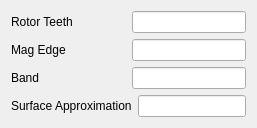
                    <widget class="QWidget" name="tab_18">
                     <attribute name="title">
                      <string>mesh</string>
                     </attribute>
                     <layout class="QVBoxLayout" name="verticalLayout_24">
                      <item>
                       <layout class="QHBoxLayout" name="horizontalLayout_82">
                        <item>
                         <widget class="QLabel" name="label_84">
                          <property name="text">
                           <string>Rotor Teeth</string>
                          </property>
                         </widget>
                        </item>
                        <item>
                         <widget class="QLineEdit" name="lineEdit54">
                          <property name="sizePolicy">
                           <sizepolicy hsizetype="Minimum" vsizetype="Fixed">
                            <horstretch>0</horstretch>
                            <verstretch>0</verstretch>
                           </sizepolicy>
                          </property>
                         </widget>
                        </item>
                       </layout>
                      </item>
                      <item>
                       <layout class="QHBoxLayout" name="horizontalLayout_83">
                        <item>
                         <widget class="QLabel" name="label_85">
                          <property name="text">
                           <string>Mag Edge</string>
                          </property>
                         </widget>
                        </item>
                        <item>
                         <widget class="QLineEdit" name="lineEdit55">
                          <property name="sizePolicy">
                           <sizepolicy hsizetype="Minimum" vsizetype="Fixed">
                            <horstretch>0</horstretch>
                            <verstretch>0</verstretch>
                           </sizepolicy>
                          </property>
                         </widget>
                        </item>
                       </layout>
                      </item>
                      <item>
                       <layout class="QHBoxLayout" name="horizontalLayout_84">
                        <item>
                         <widget class="QLabel" name="label_86">
                          <property name="text">
                           <string>Band</string>
                          </property>
                         </widget>
                        </item>
                        <item>
                         <widget class="QLineEdit" name="lineEdit56">
                          <property name="sizePolicy">
                           <sizepolicy hsizetype="Minimum" vsizetype="Fixed">
                            <horstretch>0</horstretch>
                            <verstretch>0</verstretch>
                           </sizepolicy>
                          </property>
                         </widget>
                        </item>
                       </layout>
                      </item>
                      <item>
                       <layout class="QHBoxLayout" name="horizontalLayout_85">
                        <item>
                         <widget class="QLabel" name="label_87">
                          <property name="text">
                           <string>Surface Approximation</string>
                          </property>
                         </widget>
                        </item>
                        <item>
                         <widget class="QLineEdit" name="lineEdit57">
                          <property name="sizePolicy">
                           <sizepolicy hsizetype="Minimum" vsizetype="Fixed">
                            <horstretch>0</horstretch>
                            <verstretch>0</verstretch>
                           </sizepolicy>
                          </property>
                         </widget>
                        </item>
                       </layout>
                      </item>
                     </layout>
                    </widget>
